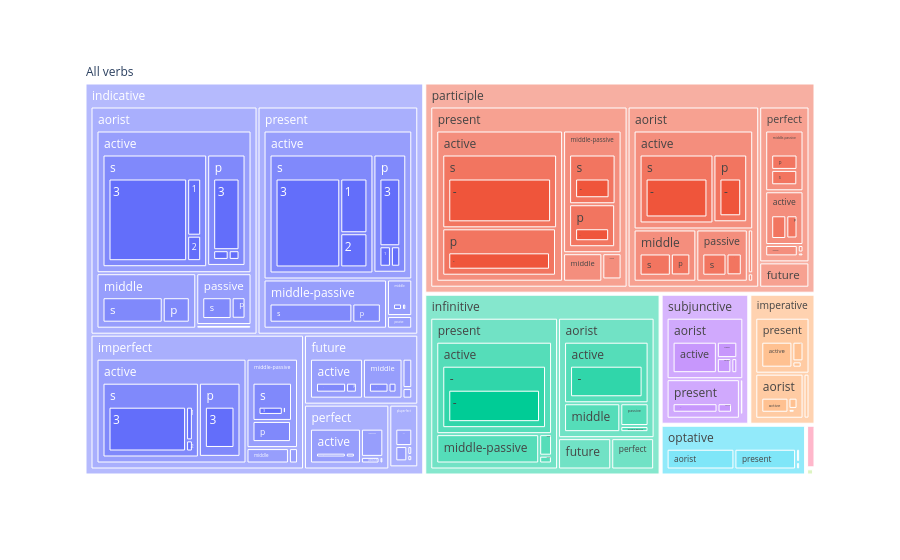
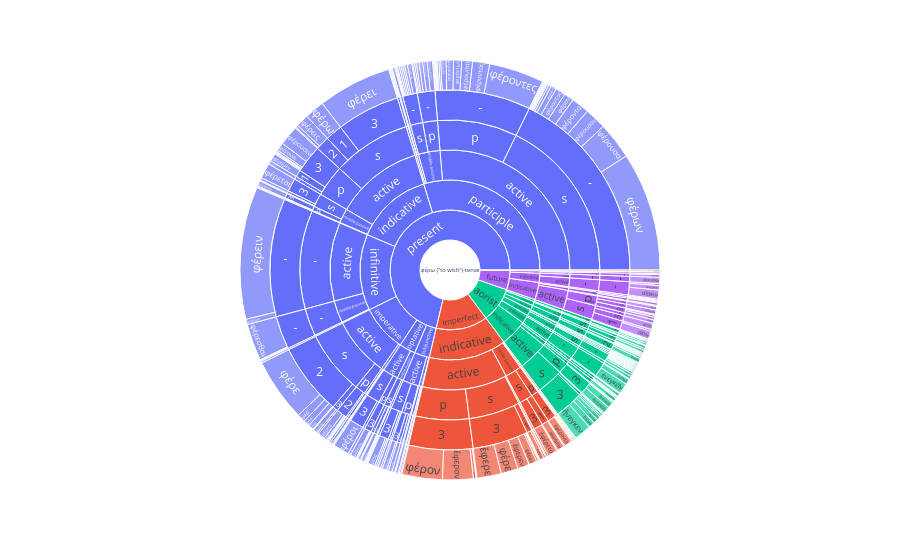
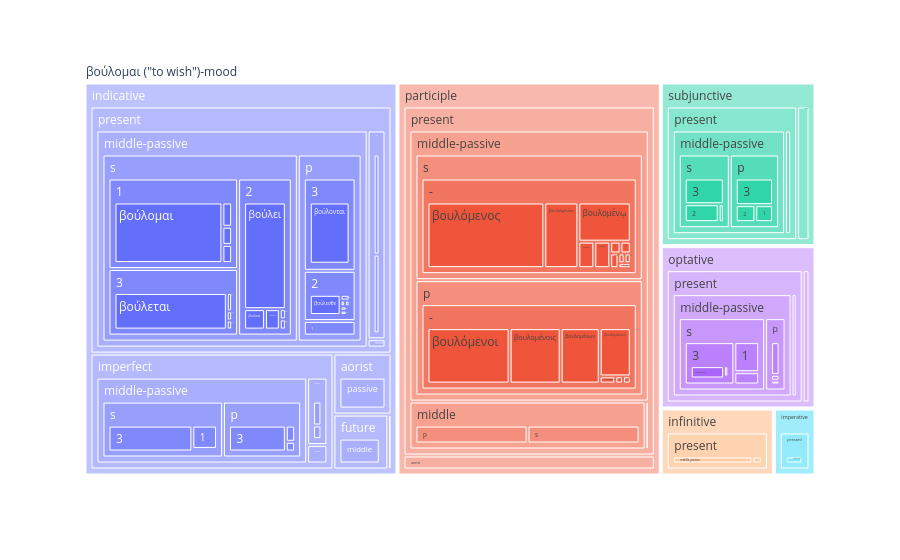
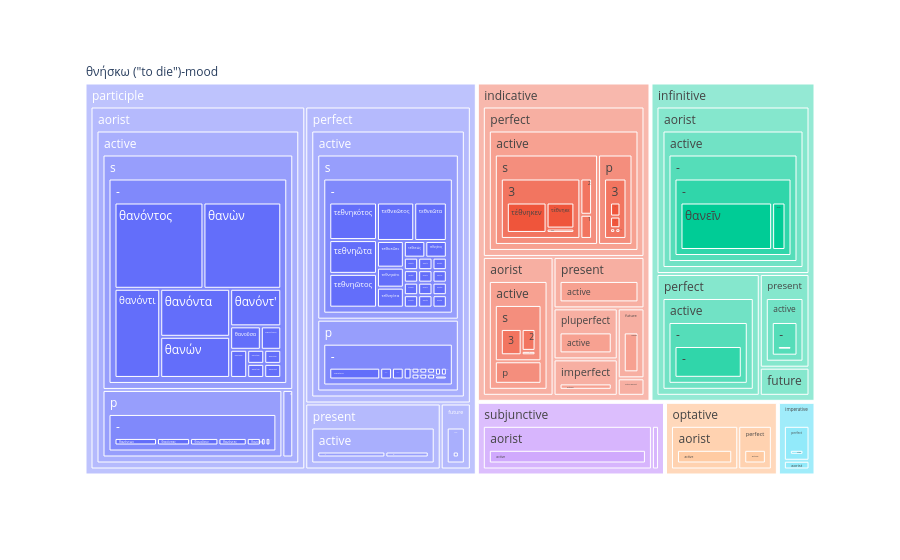

The code cell stored with these charts, in order, in its notebook:
### Code cell
import pandas as pd 
import plotly.express as px


#dfvf = pd.DataFrame(verbforms,columns=vflabels)
#dfvf.to_csv('verbals_tb')
#dfvf
fig4 = px.treemap(dfvf, path=[px.Constant('All verbs'),  'mood', 'tense','voice','number','person'], values='count')
fig4.show()





#fig3x = px.treemap(dfvf, path=[px.Constant('Number'), 'number', 'mood','person','tense','voice'], values='count')
dfvf_carry = dfvf[ dfvf.lemma == 'φέρω']
fig_carry = px.sunburst(dfvf_carry, path=[px.Constant('φέρω ("to wish")-tense'), 'tense',  'mood','voice','number','person','form'])
fig_carry.show()

dfvf_wish = dfvf[ dfvf.lemma == 'βούλομαι']
fig_wish = px.treemap(dfvf_wish, path=[px.Constant('βούλομαι ("to wish")-mood'),  'mood', 'tense','voice','number','person','form'])
fig_wish.show()

dfvf_die = dfvf[ dfvf.lemma == 'θνήσκω']
fig_die = px.treemap(dfvf_die, path=[px.Constant('θνήσκω ("to die")-mood'),  'mood', 'tense','voice','number','person','form'])
fig_die.show()

fig_die = px.treemap(dfvf_die, path=[px.Constant('θνήσκω-voice'), 'voice', 'mood', 'tense','number','person','form'])
fig_die.show()

fig_die2 = px.sunburst(dfvf_die, path=[px.Constant('θνήσκω-voice'), 'voice', 'mood', 'tense','number','person','form'])
fig_die2.show()


dfvf = pd.DataFrame(verbforms,columns=vflabels)

fig3a = px.treemap(dfvf, path=[px.Constant('Person'), 'person', 'mood','tense','voice'], values='count')
#fig3a.show()

fig3 = px.treemap(dfvf, path=[px.Constant('Paradigms'), 'tense','voice', 'mood'], values='count')
#fig3.show()



fig5 = px.treemap(dfvf, path=[px.Constant('Paradigms'), 'voice','mood', 'tense'], values='count')
#fig5.show()

### Figure 1 — Plotly figure (JSON) as saved in the notebook; plotly's stock layout.template omitted (floating-point values rounded to 4 significant figures; data arrays with more than 128 entries replaced by an {"elided": "..."} marker saying what was removed)
{"data": [{"branchvalues": "total", "domain": {"x": [0, 1], "y": [0, 1]}, "hovertemplate": "labels=%{label}<br>count=%{value}<br>parent=%{parent}<br>id=%{id}<extra></extra>", "ids": {"elided": "949 str values"}, "labels": {"elided": "949 str values"}, "name": "", "parents": {"elided": "949 str values"}, "type": "treemap", "values": {"elided": "949 int values"}}], "layout": {"legend": {"tracegroupgap": 0}, "margin": {"t": 60}}}

### Figure 2 — Plotly figure (JSON) as saved in the notebook; plotly's stock layout.template omitted (floating-point values rounded to 4 significant figures; data arrays with more than 128 entries replaced by an {"elided": "..."} marker saying what was removed)
{"data": [{"branchvalues": "total", "domain": {"x": [0, 1], "y": [0, 1]}, "hovertemplate": "labels=%{label}<br>count=%{value}<br>parent=%{parent}<br>id=%{id}<extra></extra>", "ids": {"elided": "445 str values"}, "labels": {"elided": "445 str values"}, "name": "", "parents": {"elided": "445 str values"}, "type": "sunburst", "values": {"elided": "445 int values"}}], "layout": {"legend": {"tracegroupgap": 0}, "margin": {"t": 60}}}

### Figure 3 — Plotly figure (JSON) as saved in the notebook; plotly's stock layout.template omitted (floating-point values rounded to 4 significant figures; data arrays with more than 128 entries replaced by an {"elided": "..."} marker saying what was removed)
{"data": [{"branchvalues": "total", "domain": {"x": [0, 1], "y": [0, 1]}, "hovertemplate": "labels=%{label}<br>count=%{value}<br>parent=%{parent}<br>id=%{id}<extra></extra>", "ids": {"elided": "301 str values"}, "labels": {"elided": "301 str values"}, "name": "", "parents": {"elided": "301 str values"}, "type": "treemap", "values": {"elided": "301 int values"}}], "layout": {"legend": {"tracegroupgap": 0}, "margin": {"t": 60}}}

### Figure 4 — Plotly figure (JSON) as saved in the notebook; plotly's stock layout.template omitted (floating-point values rounded to 4 significant figures; data arrays with more than 128 entries replaced by an {"elided": "..."} marker saying what was removed)
{"data": [{"branchvalues": "total", "domain": {"x": [0, 1], "y": [0, 1]}, "hovertemplate": "labels=%{label}<br>count=%{value}<br>parent=%{parent}<br>id=%{id}<extra></extra>", "ids": {"elided": "260 str values"}, "labels": {"elided": "260 str values"}, "name": "", "parents": {"elided": "260 str values"}, "type": "treemap", "values": {"elided": "260 int values"}}], "layout": {"legend": {"tracegroupgap": 0}, "margin": {"t": 60}}}
